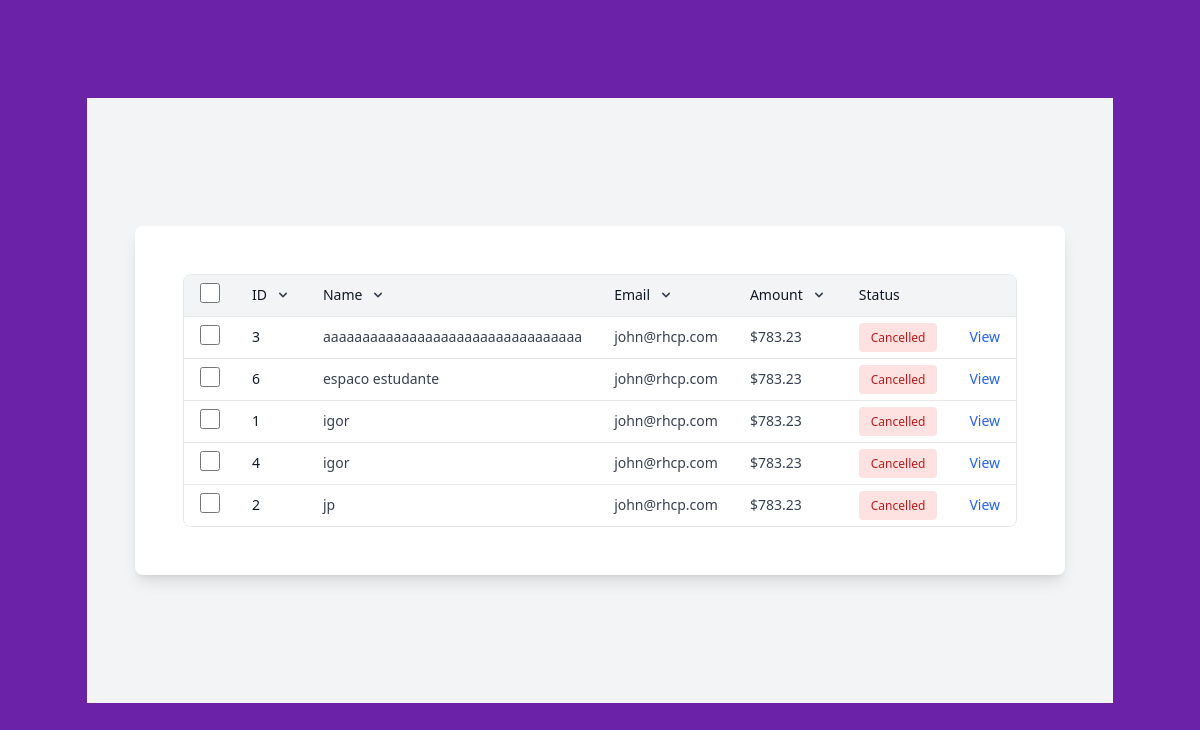
Screenshot of /polls/list with the database file from the repository.
### polls/models.py (models this page shows, shortened)
class Curso(models.Model):
    nome = models.CharField(max_length=100)
    descricao = models.TextField()
    carga_horaria = models.IntegerField()

### polls/views.py (the view)
# urls.py: path('list', views.list, name='list'),
def list(request):
    cursos = Curso.objects.order_by('nome')[:5]
    context = {'cursos': cursos}
    return render(request, 'curso/listTable.html', context)

### polls/templates/curso/listTable.html (shortened to what this page needs)
<!doctype html>
<html>
<head>
    <script src="https://cdn.tailwindcss.com"></script>
</head>
<body>
    <div class="flex flex-col w100 h100 justify-center items-center bg-purple-800">
        <section class="bg-gray-100">
            <div class="mx-auto max-w-screen-xl px-4 py-16 sm:px-6 lg:px-8">
                <div class="flex justify-center items-center px-4 py-16">
                    <div class="rounded-lg bg-white p-8 shadow-lg lg:col-span-3 lg:p-12">
                        <div class="overflow-hidden overflow-x-auto rounded-lg border border-gray-200">
                            <table class="min-w-full divide-y divide-gray-200 text-sm">
                                <thead class="bg-gray-100">
                                    <tr>
                                        <th class="sticky inset-y-0 left-0 bg-gray-100 px-4 py-2 text-left">
                                            <input class="h-5 w-5 rounded border-gray-200" type="checkbox"
                                                id="SelectAll" />
                                        </th>
                                        <th class="whitespace-nowrap px-4 py-2 text-left font-medium text-gray-900">
                                            <div class="flex items-center gap-2">
                                                ID
                                                <svg xmlns="http://www.w3.org/2000/svg" class="h-4 w-4 text-gray-700"
                                                    viewBox="0 0 20 20" fill="currentColor">
                                                    <path fill-rule="evenodd"
                                                        d="M5.293 7.293a1 1 0 011.414 0L10 10.586l3.293-3.293a1 1 0 111.414 1.414l-4 4a1 1 0 01-1.414 0l-4-4a1 1 0 010-1.414z"
                                                        clip-rule="evenodd" />
                                                </svg>
                                            </div>
                                        </th>
                                        <th class="whitespace-nowrap px-4 py-2 text-left font-medium text-gray-900">
                                            <div class="flex items-center gap-2">
                                                Name
                                                <svg xmlns="http://www.w3.org/2000/svg" class="h-4 w-4 text-gray-700"
                                                    viewBox="0 0 20 20" fill="currentColor">
                                                    <path fill-rule="evenodd"
                                                        d="M5.293 7.293a1 1 0 011.414 0L10 10.586l3.293-3.293a1 1 0 111.414 1.414l-4 4a1 1 0 01-1.414 0l-4-4a1 1 0 010-1.414z"
                                                        clip-rule="evenodd" />
                                                </svg>
                                            </div>
                                        </th>
                                        <th class="whitespace-nowrap px-4 py-2 text-left font-medium text-gray-900">
                                            <div class="flex items-center gap-2">
                                                Email
                                                <svg xmlns="http://www.w3.org/2000/svg" class="h-4 w-4 text-gray-700"
                                                    viewBox="0 0 20 20" fill="currentColor">
                                                    <path fill-rule="evenodd"
                                                        d="M5.293 7.293a1 1 0 011.414 0L10 10.586l3.293-3.293a1 1 0 111.414 1.414l-4 4a1 1 0 01-1.414 0l-4-4a1 1 0 010-1.414z"
                                                        clip-rule="evenodd" />
                                                </svg>
                                            </div>
                                        </th>
                                        <th class="whitespace-nowrap px-4 py-2 text-left font-medium text-gray-900">
                                            <div class="flex items-center gap-2">
                                                Amount
                                                <svg xmlns="http://www.w3.org/2000/svg" class="h-4 w-4 text-gray-700"
                                                    viewBox="0 0 20 20" fill="currentColor">
                                                    <path fill-rule="evenodd"
                                                        d="M5.293 7.293a1 1 0 011.414 0L10 10.586l3.293-3.293a1 1 0 111.414 1.414l-4 4a1 1 0 01-1.414 0l-4-4a1 1 0 010-1.414z"
                                                        clip-rule="evenodd" />
                                                </svg>
                                            </div>
                                        </th>
                                        <th class="whitespace-nowrap px-4 py-2 text-left font-medium text-gray-900">
                                            Status
                                        </th>
                                        <th class="px-4 py-2"></th>
                                    </tr>
                                </thead>
                                <tbody class="divide-y divide-gray-200">
                                    {% for curso in cursos %}
                                    <tr>
                                        <td class="sticky inset-y-0 left-0 bg-white px-4 py-2">
                                            <input class="h-5 w-5 rounded border-gray-200" type="checkbox" id="Row1" />
                                        </td>
                                        <td class="whitespace-nowrap px-4 py-2 font-medium text-gray-900">
                                            {{curso.id}}
                                        </td>
                                        <td class="whitespace-nowrap px-4 py-2 text-gray-700">
                                            {{curso.nome}}
                                        </td>
                                        <td class="whitespace-nowrap px-4 py-2 text-gray-700">john@rhcp.com</td>
                                        <td class="whitespace-nowrap px-4 py-2 text-gray-700">$783.23</td>
                                        <td class="whitespace-nowrap px-4 py-2">
                                            <strong
                                                class="rounded bg-red-100 px-3 py-1.5 text-xs font-medium text-red-700">
                                                Cancelled
                                            </strong>
                                        </td>
                                        <td class="whitespace-nowrap px-4 py-2">
                                            <a href="#" class="text-sm font-medium text-blue-600 hover:underline">
                                                View
                                            </a>
                                        </td>
                                    </tr>
                                    {% endfor %}
                                </tbody>
                            </table>
                        </div>
                    </div>
                </div>
            </div>
        </section>
    </div>
</body>
</html>

### polls/templates/curso/listTable.html (style rules this page uses)
.w100 { width: 100vw; }
.h100 { height: 100vh; }

### rows the page displays
Curso: id "3", nome "aaaaaaaaaaaaaaaaaaaaaaaaaaaaaaaaa"
Curso: id "6", nome "espaco estudante"
Curso: id "1", nome "igor"
Curso: id "4", nome "igor"
Curso: id "2", nome "jp"
